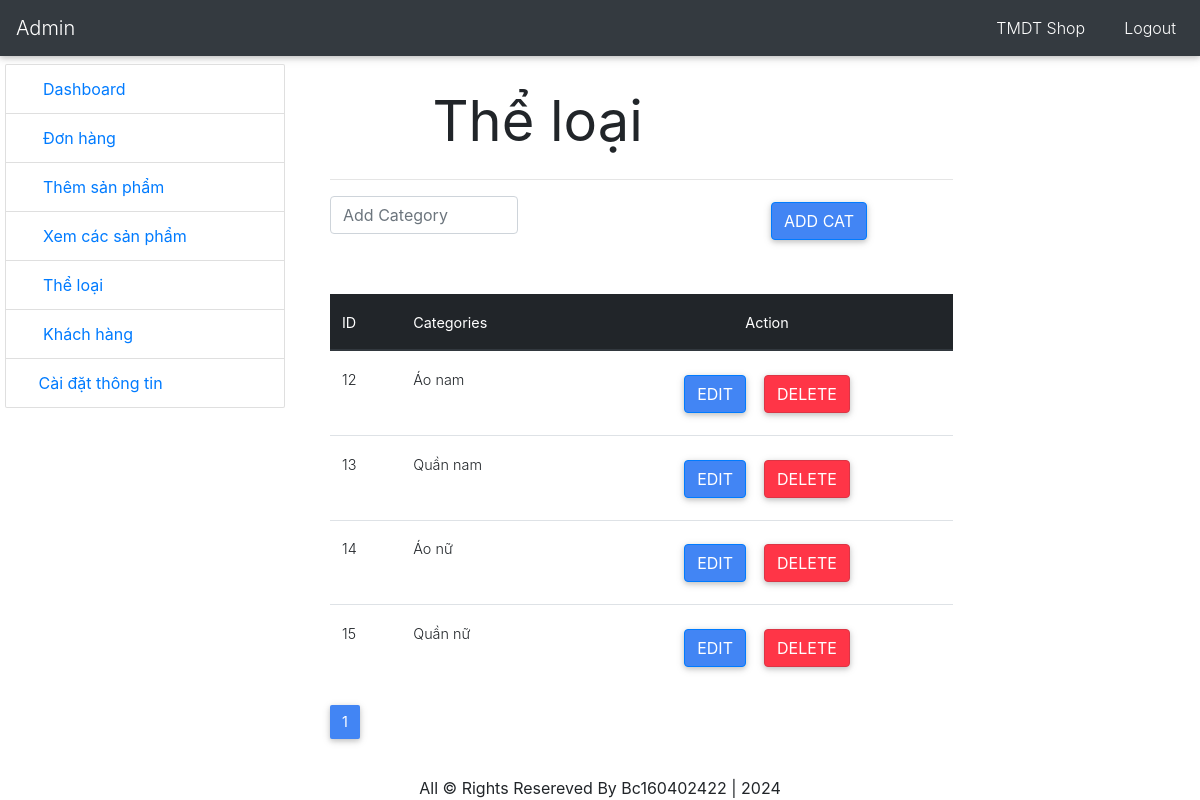
Screenshot of /tmdt-shop/admin/category.php (signed in) with the database file from the repository.
### tables this page shows
CREATE TABLE `categories` (
  `id` int(11) NOT NULL,
  `category` varchar(100) NOT NULL
);

### tmdt-shop/admin/category.php (the view, shortened to what this page needs)
<?php
 require_once('include/header.php');
?>
<div class="container-fluid mt-2">
     <div class="row">
           <div class="col-md-3 col-lg-3">
            <?php require_once('include/sidebar.php'); ?>
        </div>
        <div class="col-md-9 col-lg-9">
               <div class="col-md-9">
                <div class="row">
                  <div class="col-md-1">
                    <i class="fad fa-th-list fa-6x text-primary"></i>
                  </div>
                  <div class="col-md-11 text-left mt-4">
                  <h1 class="ml-5 display-4 font-weight-normal">Thể loại</h1>
                  </div>
                </div>
              <hr>
                   <form action="" method="post">
                    <div class="row">
                   <div class="col-lg-8">
                     <div class="row">
                       <div class="col-lg-6">
                        <input type="text" name="category" class="form-control" placeholder="Add Category">
                       </div>
                     </div>
                   </div>
                    <div class="col-lg-4">
                    <input type="submit" name="submit" class="btn btn-primary" value="Add cat" name="category">
                       </div><br/>
                       </div>
                    </form>
                    <?php
             $r_data = 6;
             $pquery = "SELECT * FROM categories";
             $prun   = mysqli_query($con,$pquery);
             $prow   = mysqli_num_rows($prun);
             $page   = ceil($prow / $r_data);
            if(isset($_GET['tdata_id'])){
                 $t_id =$_GET['tdata_id'];
             }
            else {
                $t_id =1;
            }
            $pro_start = ($t_id - 1) * $r_data;
            $query=" SELECT * FROM categories ORDER BY id ASC LIMIT $pro_start,$r_data";
            $run = mysqli_query($con,$query);
            if(mysqli_num_rows($run) > 0){
            ?>
        <div class="row mt-5">
            <div class="col-md-12 col-lg-12">
             <table class="table table-hover">
                <thead class="thead-dark">
                   <tr>
                    <th>ID</th>
                    <th>Categories</th>
                    <th class="text-center">Action</th>
                  </tr>
                </thead>
                <tbody>
                 <?php
                    while($row = mysqli_fetch_array($run)){
                        $id = $row['id'];
                        $category = ucfirst($row['category']);
                      ?>
                     <tr>
                        <td><?php echo $id;?></td>
                        <td><?php echo $category;?></td>
                        <td class="text-center">
                        <a  href="editcat.php?edit=<?php echo $id; ?>"><button type="button" class="btn btn-primary">Edit</button>
                            </a>
                            <a href="category.php?del=<?php echo $id;?>"><button class='ml-2 btn btn-danger' value='Delete'>Delete</button></a>
                        </td>
                     </tr>
                      <?php
                    }
                    ?>
                </tbody>
              </table>
                    <ul class="pagination">
                       <?php for($i=1; $i<= $page; $i++)
                        {
                        echo "<li class='page-item ".($t_id == $i ? 'active' : ''). "'><a class='page-link' href='category.php?tdata_id=".$i."'>$i</a></li>";
                    }
                        ?>
                    </ul>
             </div>
                      </div>
                  <?php
            }
            ?>
        </div>
     </div>
      </div>
      <?php
 require_once('include/footer.php');
?>

### tmdt-shop/admin/css/style.css (style rules this page uses)
* { margin: 0px; padding: 0px; }

### rows the page displays
categories: id "12", category "Áo nam"
categories: id "13", category "Quần nam"
categories: id "14", category "Áo nữ"
categories: id "15", category "Quần nữ"
